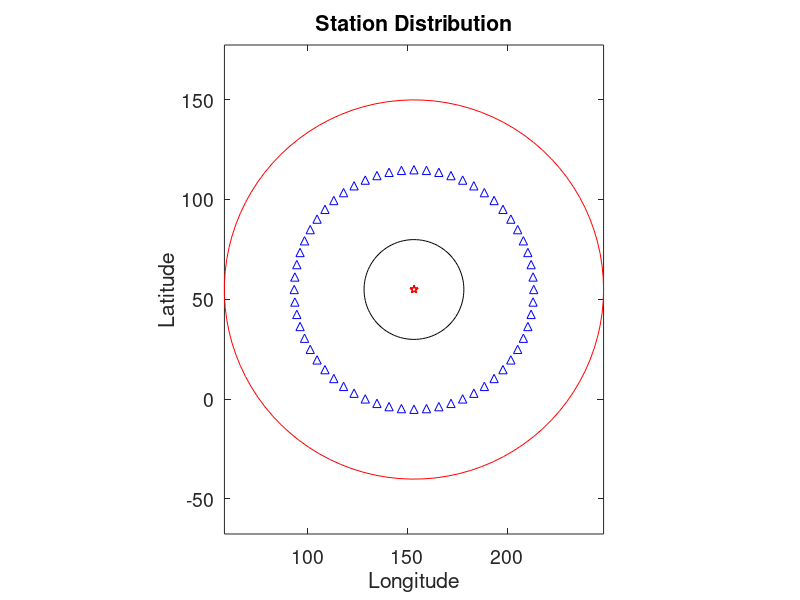
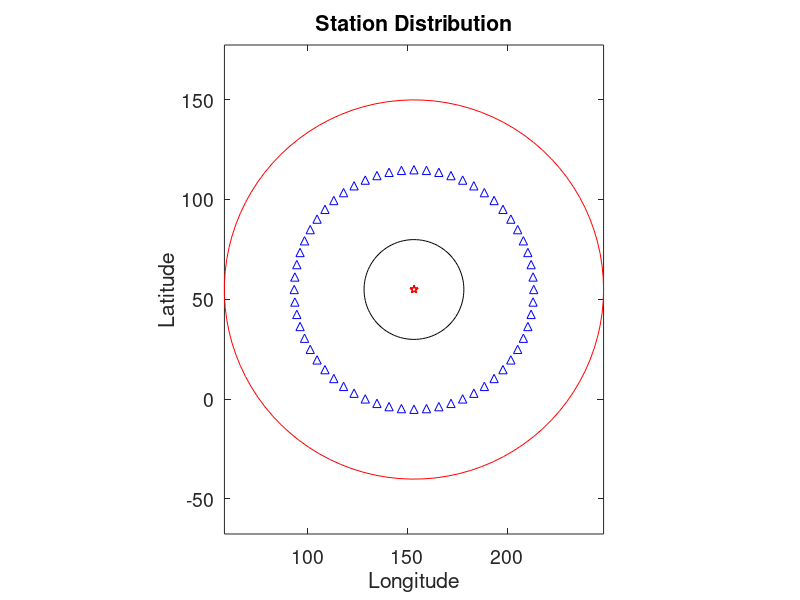

The MATLAB script that drew these images, in order: (Note: this script raises an error after producing the figures.)
%% %%%%%%%%%%%%%%%%%%%%%%%%%%%%%%%%%%%%%%%%%%%%%%%%%%%%%%%%
%         High-frequency inverse technique for            %
%   sparse sub-event location and source time retrieval   %
%      using convex optimization with grouped-lasso       %
%                                                         %
%                  Valere Lambert, 2017                   %
% %%%%%%%%%%%%%%%%%%%%%%%%%%%%%%%%%%%%%%%%%%%%%%%%%%%%%%%%%

clear all;
close all;

scrsz=get(0,'ScreenSize');
outdir = 'Homogeneous_circle_2array2G_binned_GWN_SNR10/';
if ~exist(outdir,'dir')
    mkdir(outdir)
end

% Hypocenter location (degrees)
EVLA=54.874;
EVLO=153.281;
EVDP=607;

%subevent locations and times
%x_ev=[0 1 8    8];
%y_ev=[0 4 6    6];
x_ev=[0 1 8    10];% 20 25 ]./2; % km
y_ev=[0 4 6    7];% 10 10 ]./2; % km
%x_ev=[0 4  6 7];
%y_ev=[0 -1 -8 -10];
t_ev=[0 3  7   9 ];%10 12];     % seconds
m_ev=[1 1  1   1];%  1  1];     % moment normalized to event 1
n_ev=length(x_ev);

% convert km to deg
deg2km = 111.2;
lon_ev = EVLO+x_ev/deg2km;
lat_ev = EVLA+y_ev/deg2km;


%% % % % % % % % % % % % % % % % % % % % % % % % % % % % %
%        Construct 2D grid of potential sources          %
% % % % % % % % % % % % % % % % % % % % % % % % % % % % %%
dx=1;     % cell spacing (km)
dy=dx;    
xmin = -5; xmax = 13;   % (km)
ymin = -5; ymax = 10;   % (km)
%xmin = -5; xmax = 10;
%ymin = -13; ymax = 5;

x_bp = xmin:dx:xmax;
y_bp = ymin:dy:ymax;
nxbp = length(x_bp);
nybp = length(y_bp);

ns = (length(x_bp))*(length(y_bp));      % total number of cells / sources
cx = reshape(repmat(x_bp,nybp,1),ns,1);
cy = reshape(repmat(y_bp',nxbp,1),ns,1);
xycenters = [cx,cy];

%% % % % % % % % % % % % % % % % % % % % % % % % % % % % %
%                Construct station network               %
% % % % % % % % % % % % % % % % % % % % % % % % % % % % %%
nsta = 60;             % Number of stations
R = [60];              % Radius of rings in degrees
nDiv = 2;              % Number of subarrays

arrayPop = nsta / nDiv;    % Subarray populations are even

% Azimuthal ranges for each subarray
minA1 = 0*pi;        maxA1 = pi; 
minA2 = 1*pi;         maxA2 = 2*pi;
%minA3 = 6/5*pi;        maxA3 = 7/5*pi;
% minA4 = 8/5*pi;        maxA4 = 9/5*pi;
% minA5 = 4/5*pi;        maxA5 = pi;
% minA6 = pi;            maxA6 = 6/5*pi; 
% minA7 = 6/5*pi;        maxA7 = 7/5*pi;
% minA8 = 7/5*pi;        maxA8 = 8/5*pi;
% minA9 = 8/5*pi;        maxA9 = 9/5*pi;
% minA10 = 9/5*pi;       maxA10 = 2*pi;

range1 = maxA1 - minA1; az_res1 = range1/arrayPop;
range2 = maxA2 - minA2; az_res2 = range2/arrayPop;
% range3 = maxA3 - minA3; az_res3 = range3/arrayPop;
% range4 = maxA4 - minA4; az_res4 = range4/arrayPop;
% range5 = maxA5 - minA5; az_res5 = range5/arrayPop;
% range6 = maxA6 - minA6; az_res6 = range6/arrayPop;
% range7 = maxA7 - minA7; az_res7 = range7/arrayPop;
% range8 = maxA8 - minA8; az_res8 = range8/arrayPop;
% range9 = maxA9 - minA9; az_res9 = range9/arrayPop;
% range10 = maxA10 - minA10; az_res10 = range10/arrayPop;

azi1 = (minA1:az_res1:maxA1)'; azi1 = azi1(1:end-1);
azi2 = (minA2:az_res2:maxA2)'; azi2 = azi2(1:end-1);
% azi3 = (minA3:az_res3:maxA3)'; azi3 = azi3(1:end-1);
% azi4 = (minA4:az_res4:maxA4)'; azi4 = azi4(1:end-1);
% azi5 = (minA5:az_res5:maxA5)'; azi5 = azi5(1:end-1);
% azi6 = (minA6:az_res6:maxA6)'; azi6 = azi6(1:end-1);
% azi7 = (minA7:az_res7:maxA7)'; azi7 = azi7(1:end-1);
% azi8 = (minA8:az_res8:maxA8)'; azi8 = azi8(1:end-1);
% azi9 = (minA9:az_res9:maxA9)'; azi9 = azi9(1:end-1);
% azi10 = (minA10:az_res10:maxA10)'; azi10 = azi10(1:end-1);

azi = [azi1;azi2];%azi3;azi4];%azi5;azi6;azi7;azi8;azi9;azi10];
% minA = 0;
% maxA = 360;
% range =maxA - minA;
% az_res = range / nsta;
% azi = (minA:az_res:maxA)'*pi/180;
% azi = azi(1:end-1);
%azi = cat(1,azi,(180:az_res:270)'*pi/180);
%azi = cat(1,azi,(310:az_res:330)'*pi/180);
StaLoc = zeros(nsta,2);
az = zeros(nsta,1);
for ri=1:length(R)
    station_lat = EVLA+R(ri)*cos(azi);
    station_lon = EVLO+R(ri)*sin(azi);
    
    stationsri = [station_lat, station_lon];
    %stations_i = randi(length(station_lat),nsta,1);          % random distribution
    stations_i =round(linspace(1,length(station_lat),nsta));  % even distribution
    StaLoc((ri-1)*nsta+1:ri*nsta,:)=stationsri(stations_i,:);
    az = azi(stations_i,1);
end

R = 60*111.2*ones(nsta,1);

th_st=az';
[th_st, index]=sort(th_st);

x_st=R.*sin(th_st');
y_st=R.*cos(th_st');

% Set up coherent array divisions
Div1 = find( az >=minA1  & az <maxA1);
Div2 = find( az >=minA2  & az <maxA2);
% Div3 = find( az >=minA3  & az <maxA3);
% Div4 = find( az >=minA4  & az <maxA4);
% Div5 = find( az >=minA5  & az <maxA5);
% Div6 = find( az >=minA6  & az <maxA6);
% Div7 = find( az >=minA7  & az <maxA7);
% Div8 = find( az >=minA8  & az <maxA8);
% Div9 = find( az >=minA9  & az <maxA9);
% Div10= find( az >=minA10 & az <maxA10);

Div = [Div1;Div2];%Div3;Div4];%Div5;Div6;Div7;Div8;Div9;Div10];
DivPop = [0;length(Div1); length(Div2)];%length(Div3);...
          %length(Div4)];% length(Div5);length(Div6); length(Div7);...
          %length(Div8); length(Div9);length(Div10)];

%% plot station map (Figure 1)
figure(1);clf;
set(gcf,'Position',[1 scrsz(4)*2/3 530 650]);
hold on;
az0=linspace(0,2*pi,100);
plot(EVLO+25*cos(az0),EVLA+25*sin(az0),'-k');
plot(EVLO+95*cos(az0),EVLA+95*sin(az0),'-r');
plot(EVLO+x_st/deg2km,EVLA+y_st/deg2km,'b^');
plot(lon_ev,lat_ev,'rp');
xlabel('Longitude')
ylabel('Latitude')
axis equal tight; box on;
text(0.15e4,-0.1e4,'25^{o}','FontSize',14)
text(0.75e4,-0.8e4,'95^{o}','FontSize',14)
set(gca,'FontSize',14)
set(gca,'color','none')
title('Station Distribution')
saveas(gcf,[outdir,'StationMap'],'png')
saveas(gcf,[outdir,'StationMap'],'fig')

%% % % % % % % % % % % % % % % % % % % % % % % % % % % % %
%              Make Synthetic Seismograms                %
% % % % % % % % % % % % % % % % % % % % % % % % % % % % %%
fc = 1;                  % dominant frequency (Hz)
dt = 0.05;               % sampling
nsmooth=round(1/fc/dt);  % smoothing for plotting (period / sampling)
t=-5:dt:(max(t_ev)+3);   
nt=length(t);

% Moment Rate Function
MRF=zeros(1,nt);
for ii=1:n_ev
    MRF=MRF + m_ev(ii)*wavelet(t,t_ev(ii),0,fc);
end

% Load travel times
P_trav = load('P_trav_607_taup.txt');    % TauP with IASP91 velocity model

% Distortions for multiple phases and attenuation
multiple = zeros(nsta,2);
multiple(:,1) = 1;    % number of multiples
multiple(:,2) = 2;    % time delay for each multiple
multiple(:,3) = 1;    % damping factor

multiple(Div2,1) = 2;    % number of multiples
multiple(Div2,2) = 0.5;  % time delay for each multiple
multiple(Div2,3) = 1.3;    % damping factor

%multiple(Div3,1) = 3;    % number of multiples
%multiple(Div3,2) = 0.6;  % time delay for each multiple

%multiple(Div3,3) = 0;    % damping factor
fd = fc *ones(nsta,1);

% Produce Green's functions for each subarray
GF = zeros(nDiv,nt);
for i = 1:nDiv
    count = sum(DivPop(1:i));
    GF(i,:) = GreensFunctions(t,0,0,fd(1),multiple(count+1,1),multiple(count+1,2),multiple(count+1,3));
end

% Make synthetics wrt first arrival
Data=zeros(nsta, nt);

% Distance and travel time from hypocenter to each station 
dist = sqrt( ( x_ev(1) - x_st ).^2 + ( y_ev(1) - y_st ).^2 )/111.2; 
t0j = t_ev(1)+interp1(P_trav(:,1),P_trav(:,2),dist,'linear','extrap'); 
SNR = 10; % signal - to - noise ratio

for jj=1:nsta
    for ii=1:n_ev
        dist=sqrt( ( x_ev(ii)-x_st(jj) )^2 + ( y_ev(ii)-y_st(jj) )^2 )./111.2;
        trav = t_ev(ii)+ interp1(P_trav(:,1),P_trav(:,2),dist,'linear','extrap');   % time of each arrival
        trav = trav - t0j(jj);
        % time wrt first arrival
        Data(jj,:) = Data(jj,:) + m_ev(ii)*GreensFunctions(t,trav,0,fd(jj),multiple(jj,1),multiple(jj,2),multiple(jj,3));
    end
    Data(jj,:)=Data(jj,:)./max(Data(jj,:));
    % add white gaussian noise
    Data(jj,:) = awgn(Data(jj,:),SNR);
end

%% % % % % % % % % % % % % % % % % % % % % % % % % % % % %
%             Plot waveform versus azimuth               %
% % % % % % % % % % % % % % % % % % % % % % % % % % % % %%
figure(2);clf
set(gcf,'Position',[scrsz(3)/4 scrsz(4)/2 530 650]);
subplot(5,1,1:4);
h=pcolor(t,th_st/pi,Data);
ylim([0 2])
set(h,'EdgeColor','none');
ylabel('station azimuth \theta (\pi)')
set(gca,'FontSize',14)

% square stack of waveforms, smoothed
subplot(5,1,5);
event1=sum(Data,1);
event1=smooth(event1.^2,nsmooth); % square stacking smoothing
plot(t,event1);
xlabel('time (s)')
xlim([t(1) t(end)])
set(gca,'FontSize',14)
saveas(gcf,[outdir,'AzimuthalDistribution'],'png')
saveas(gcf,[outdir,'AzimuthalDistribution'],'fig')

%% % % % % % % % % % % % % % % % % % % % % % % % % % % % %
%        Filter and Convert to Frequency Domain          %
% % % % % % % % % % % % % % % % % % % % % % % % % % % % %%
fnyq = 1/dt/2;      % Nyquist frequency
lowF  = 0.2;       % Hz
highF = 2.0;        % Hz

DataFilt = Data;
[B,A] = butter(4,[lowF highF]./fnyq);
for st=1:nsta
    DataFilt(st,:) = filter(B,A,Data(st,:));
end

% Time window (currently full window)
tw = find(t >= min(t),1,'first'); 
ntw = length(t(tw:end));

% Fourier transform the data
nfft = 2^nextpow2(length(t(tw:end)));
fspace0 = 1/dt * (0:(nfft/2))/nfft;
nftot = length(fspace0);      % number of frequencies
ffilt = find(fspace0 >= lowF & fspace0 <= highF);

% Bin the frequencies
binpop = 10;
overflow = binpop - mod(length(ffilt),binpop);
if overflow ~= 0
   ffilt = ffilt(1):(ffilt(end)+overflow); 
end
fspace = fspace0(ffilt);
nf = length(fspace);
nfbin = nf/binpop;


DataSpec = zeros(nsta,nf);
for i = 1:nsta
    spec = fft(DataFilt(i,tw:end),nfft);
    spec = spec(1:nfft/2+1);
    DataSpec(i,:) = spec(ffilt);
end

% Get the Green's function spectra
GFw = zeros(nDiv,nf);
for i = 1:nDiv
    gw = fft(GF(i,tw:end),nfft);
    gwtemp = gw(1:nfft/2+1);
    GFw(i,:) = gwtemp(ffilt);
end

%% % % % % % % % % % % % % % % % % % % % % % % % % % % % %
%             Prepare and Perform Inversion              %
%              for each Discrete Frequency               %
% % % % % % % % % % % % % % % % % % % % % % % % % % % % %%

% Redefine values based on population of subarrays 
% (currently same as total stations)
t0j1 = t0j(Div);          % initial arrival from hypocenter
np = sum(DivPop);         % number of stations in inversion population
ncomb = ns*nDiv;          % total number of model parameters

% Output models
%mout = zeros(nf,ncomb);
%mm   = zeros(nf,nDiv,ns);
moutTemp = zeros(nfbin,ncomb*binpop);
mout = zeros(nf,ncomb);
mm   = zeros(nf,nDiv,ns);

% Displacement vector for entire population
uom = zeros(np*nf,1);

% Synthetic spectra 
syntmp = zeros(np*binpop,nfbin);
syn = zeros(np,nf);
synV = zeros(size(uom));

% Spectral Power for each source
specPower = zeros(nDiv,ns);
specPowerF = zeros(nfbin,nDiv,ns);

tic

parfor f = 1:nfbin       % parallelized over frequency bins
    findices = ((f-1)*binpop+1):(f*binpop);
    f0s = fspace(findices); % frequency
    
    % Fill data vectors for frequency
    u = DataSpec(Div,findices);
    u = reshape(u,np*binpop,1)

    % Create kernels for each source location and station
    K1 = zeros(np*binpop,ns*binpop);
    Kf = zeros(np*binpop,ncomb*binpop);
    
    for d = 1:nDiv
        % find the station indices within the subarray
        popu = ((sum(DivPop(1:d))+1):(sum(DivPop(1:d+1))));
        for i = 1:ns 
            x_xi = xycenters(i,1);
            y_xi = xycenters(i,2);
            % Calculate travel time from each potential source
            dis = sqrt( ( x_xi-x_st(Div(popu)) ).^2 + ( y_xi-y_st(Div(popu)) ).^2 )/111.2;
            tij =interp1(P_trav(:,1),P_trav(:,2),dis,'linear','extrap');
            for fi = 1:binpop
                % Fill kernels
                f0i = f0s(fi);
                K1((fi-1)*np+Div(popu),(fi-1)*ns+i) = (exp(2i*pi*f0i*(t0j1(Div(popu)) - tij)));
                Kf((fi-1)*np+Div(popu),(fi-1)*nDiv*ns+(d-1)*ns+i) = (exp(2i*pi*f0i*(t0j1(Div(popu)) - tij)));
            end
        end
    end
    
    % Perform the Inversion
    lambda = 5;                         % Sparsity prior weight
    pl = sqrt(nDiv)*ones(1,ns);        
    m = GroupLassoBin(u,Kf,pl,lambda,ns,ncomb,binpop);
 
    syntmp(:,f) = Kf*m;
    tmpspecPowerF = zeros(nDiv,ns);
    moutTemp(f,:) = m
    mm_out = zeros(nfbin,nDiv,ns);
    for fi = 1:binpop
        findex = findices(fi);
        fpop = ((fi-1)*np+1:fi*np);
        fsource = ((fi-1)*ncomb+1:fi*ncomb);
        mtmp = m(fsource);
    
        % Calculate power and synthetics at each frequency from the subevents
        mmtmp = zeros(nDiv,ns);
        tmpspecPower = zeros(nDiv,ns);
        for d = 1:nDiv
            popu = ((sum(DivPop(1:d))+1):(sum(DivPop(1:d+1))));
            Ktemp = K1((fi-1)*np+Div(popu),((fi-1)*ns+1):fi*ns);
            for s = 1:ns
                mmtmp(d,s) = mtmp((d-1)*ns+s);
                tmp = Ktemp(:,s)*mmtmp(d,s);
                tmpspecPower(d,s) =  sum(real(tmp).*real(tmp));
            end
        end
        tmpspecPowerF = tmpspecPowerF + tmpspecPower;
        specPower = specPower + tmpspecPower;
    end
    specPowerF(f,:,:) = tmpspecPowerF;
%%
end
toc
%%
ErrorFBin = zeros(nfbin,1);
for f = 1:nfbin
    findices = ((f-1)*binpop+1):(f*binpop);
    for fi = 1:binpop
        findex = findices(fi);
        fpop = ((fi-1)*np+1:fi*np);
        fsource = ((fi-1)*ncomb+1:fi*ncomb);
        mout(findex,:) = moutTemp(f,fsource);
        for d= 1:nDiv
            for s = 1:ns
                mm(findex,d,s) =mout(findex,(d-1)*ns+s);
            end
        end
        syn(:,findex) = syntmp(fpop,f);
    end
    ErrorFBin(f) = 1/sqrt(np)*norm(DataSpec(:,findices) - syn(:,findices));
end

ErrorFile = fopen([outdir,'ModelErrorInfo.txt'],'w');
for f = 1:nfbin
    findices = ((f-1)*binpop+1):(f*binpop);
    f_floor = fspace(findices(1));
    f_ceil  = fspace(findices(end));
    fprintf(ErrorFile,'%.2f - %.2f   %.2f \n',f_floor,f_ceil,ErrorFBin(f));
end

ErrorArray = zeros(nDiv,1);
for d = 1:nDiv
   popu = ((sum(DivPop(1:d))+1):(sum(DivPop(1:d+1))));
   ErrorArray(d) = 1/sqrt(DivPop(d+1)) * norm(DataSpec(Div(popu),:) - syn(Div(popu),:));
   fprintf(ErrorFile,'Div %d   %.2f \n',d,ErrorArray(d));
end
r = DataSpec - syn;
error = norm(r);
reducedError = 1/sqrt(np)*error;

fprintf(ErrorFile,'Sum Error %.2f \n',reducedError);
fclose(ErrorFile);



%% % % % % % % % % % % % % % % % % % % % % % % % % % % % %
%            Plot Spectral Power Distribution            %
% % % % % % % % % % % % % % % % % % % % % % % % % % % % %%
figure(3);clf;
hold on;
qy = min(3,nDiv+1);
if qy < 3
    qx = 1;
else
    qx = ceil((nDiv+1)/3);
end
set(gcf,'Position',[1 1 qy*425 qx*280])
for i = 1:nDiv
   subplot(qx,qy,i)
   grid = reshape(specPower(i,:),nybp,nxbp);
   pcolor(x_bp-dx/2,y_bp-dy/2,grid)
   colorbar;
   title(sprintf('Subarray %d Power',i))
   axis equal tight
end
subplot(qx,qy,nDiv+1)
grid = reshape(sum(specPower,1),nybp,nxbp);
pcolor(x_bp-dx/2,y_bp-dy/2,grid)
colorbar
title(sprintf('Combined Power'))
axis equal tight
saveas(gcf,[outdir,'SubeventLocation'],'png')
saveas(gcf,[outdir,'SubeventLocation'],'fig')

% Cumulate Spectral Power
CumSpecPower = sum(specPower,1);

%% % % % % % % % % % % % % % % % % % % % % % % % % % % % %
%          Plot Spectral Power Frequency Bins            %
% % % % % % % % % % % % % % % % % % % % % % % % % % % % %%
for f = 1:nfbin
    findices = ((f-1)*binpop+1):(f*binpop);
    f_floor = fspace(findices(1));
    f_ceil  = fspace(findices(end));
    figure(4);clf;
    hold on;
    qy = min(3,nDiv+1);
    if qy < 3
        qx = 1;
    else
        qx = ceil((nDiv+1)/3);
    end
    set(gcf,'Position',[1 1 qy*425 qx*280])
    for i = 1:nDiv
       subplot(qx,qy,i)
       grid = reshape(squeeze(specPowerF(f,i,:)),nybp,nxbp);
       pcolor(x_bp-dx/2,y_bp-dy/2,grid)
       colorbar;
       title(sprintf('Subarray %d Power',i))
       axis equal tight
    end
    subplot(qx,qy,nDiv+1)
    grid = reshape(sum(squeeze(specPowerF(f,:,:)),1),nybp,nxbp);
    pcolor(x_bp-dx/2,y_bp-dy/2,grid)
    colorbar
    title(sprintf('Combined Power: %.2f - %.2f Hz',f_floor,f_ceil))
    axis equal tight
    saveas(gcf,[outdir,sprintf('SubeventLocation_band_%d',f)],'png')
    saveas(gcf,[outdir,sprintf('SubeventLocation_band_%d',f)],'fig') 
    
end


%% % % % % % % % % % % % % % % % % % % % % % % % % % % % %
%     Plot Data and Synthetic Spectra and Waveforms      %
% % % % % % % % % % % % % % % % % % % % % % % % % % % % %%

iSyn = zeros(size(Data));
for i = 1:nsta
    iSyn(i,:) = real(ifft(syn(i,:),ntw));
end
   
DataI = zeros(size(Data));
for i = 1:nsta
    DataI(i,:) = real(ifft(DataSpec(i,:),ntw));
end

figure(6);clf;
set(gcf,'Position',[1 1 1140 nDiv*190])
for i = 1:nDiv
    popu = ((sum(DivPop(1:i))+1):(sum(DivPop(1:i+1))));
    
    % Data spectra u(omega)
    subplot(nDiv,4,(i-1)*4+1)
    plot(fspace,real(DataSpec(popu,:)));
    title('Data u (\omega)')
    ylabel(sprintf('u (t), Subarray %d',i))
    
    % Data time series u(t)
    subplot(nDiv,4,(i-1)*4+2)
    plot(t(tw:end),DataI(popu,:));
    title('Data u (t)')
    xlim([t(tw) t(end)])
    
    % Synthetic spectra u(omega)
    ylabel(sprintf('Subarray %d',i))
    subplot(nDiv,4,(i-1)*4+3)
    plot(fspace,real(syn(popu,:)));   
    title('Inverted u (\omega)')
    
    % Synthetic time series u(t)
    subplot(nDiv,4,(i-1)*4+4)
    plot(t(tw:end),iSyn(popu,:));  
    title('Inverted u (t)')
    xlim([t(tw) t(end)])
end
saveas(gcf,[outdir,'Waveforms'],'png')
saveas(gcf,[outdir,'Waveforms'],'fig')

%% % % % % % % % % % % % % % % % % % % % % % % % % % % % %
%                 Source Time Extraction                 %
% % % % % % % % % % % % % % % % % % % % % % % % % % % % %%

% Determine phase from assumed Green's functions
PhaseG = zeros(size(GFw));
for i = 1:nDiv
    PhaseG(i,:) = atan2(imag(GFw(i,:)),real(GFw(i,:)));
end

% Select key subevents from models
factor = 0.25;      % cut-off ratio to peak spectral power
subevents = find(CumSpecPower > factor*max(CumSpecPower));
nSu = length(subevents);

% Median subevent time estimate
subTime = zeros(nDiv,nSu);     % Phase: Model - GF
subTimeM = zeros(nDiv,nSu);    % Phase: Model
subTimeR = zeros(nDiv,nSu);    % Phase: Model - min(Tsub)

% Mean subevent time estimate
subTime2 = zeros(nDiv,nSu);    % Phase: Model - GF
subTime2M = zeros(nDiv,nSu);   % Phase: Model
subTime2R = zeros(nDiv,nSu);   % Phase: Model - min(Tsub)

% Frequency range for source time estimate
ra = find(fspace > lowF & fspace < highF);

% Determine source time for each subevent
Tau = zeros(nDiv,nSu,nf);
TauM = zeros(nDiv,nSu,nf);
%%
figure(7);clf;
set(gcf,'Position',[1 1 nDiv*350 nSu*120])
figure(8);clf;
set(gcf,'Position',[1 1 nDiv*350 nSu*120])
figy = nDiv;
figx = nSu;
for i = 1:nDiv
    for j = 1:nSu
         sub = subevents(j);
         mf1 = squeeze(mm(:,i,sub));
         PhaseM = atan2(imag(mf1),real(mf1));
         PhaseT = PhaseM - PhaseG(i,:)';
 
         Tau(i,j,:) = unwrap(PhaseT')./(-2*pi*fspace);
         TauM(i,j,:) = unwrap(PhaseM')./(-2*pi*fspace);
        
         subTimeM(i,j) = median(TauM(i,j,ra));
         subTime2M(i,j) = mean(TauM(i,j,ra));
         subTime(i,j) = median(Tau(i,j,ra));
         subTime2(i,j) = mean(Tau(i,j,ra));
         
    end
end
 %%
firstS = zeros(nDiv,1);
for i = 1:nDiv
    firstS(i) = find(subTime(i,:) == min(subTime(i,:)));
end
%%
 for i=1:nDiv
     for j=1:nSu
         
         figure(7);
         subplot(figx,figy,(j-1)*nDiv+i)
         plot(fspace,squeeze(Tau(i,j,:)))
         title(sprintf('Subarray %d, subevent %d',i,j));
         ylabel('M-G Phase')
         xlim([0.50 max(fspace)])
         
         figure(8);
         tmp = squeeze(TauM(i,j,:))-squeeze(TauM(i,firstS(i),:));
         subplot(figx,figy,(j-1)*nDiv+i)
         plot(fspace,tmp);
         title(sprintf('Subarray %d, subevent %d',i,j));
         xlim([0.50 max(fspace)])
         ylabel('M Phase')
         subTimeR(i,j) = median(tmp(ra));
         subTime2R(i,j) = mean(tmp(ra));
         
    end
    
 end
figure(7);
saveas(gcf,[outdir,'SourceTime_MG'],'png')
saveas(gcf,[outdir,'SourceTime_MG'],'fig')
figure(8);
saveas(gcf,[outdir,'SourceTime_M'],'png')
saveas(gcf,[outdir,'SourceTime_M'],'fig')

% Median subevent time estimate
subTime = reshape(subTime,nDiv*nSu,1);
subTimeM = reshape(subTimeM,nDiv*nSu,1);
subTimeR = reshape(subTimeR,nDiv*nSu,1);

% Mean subevent time estimate
subTime2 = reshape(subTime2,nDiv*nSu,1);
subTime2M = reshape(subTime2M,nDiv*nSu,1);
subTime2R = reshape(subTime2R,nDiv*nSu,1);

outT = [subTimeR,subTime2R,subTime,subTime2,subTimeM,subTime2M];
TimeFile = fopen([outdir,'SourceTimeInfo.txt'],'w');
fprintf(TimeFile,'Mdiff & Adiff & MG & AG  & Mraw & Araw \n');
for i = 1:nSu
    fprintf(TimeFile,'Subevent %d \n',i);
    fprintf(TimeFile,'%.3f %.3f %.3f %.3f %.3f %.3f \n',outT((i-1)*nDiv+1:i*nDiv,:)');
end
fclose(TimeFile);

%% % % % % % % % % % % % % % % % % % % % % % % % % % % % %
%                       Save Info                        %
% % % % % % % % % % % % % % % % % % % % % % % % % % % % %%
info.lowF = lowF;
info.highF = highF;
info.fspace = fspace;
info.t = t;
info.tw = tw;
info.nDiv = nDiv;
info.Div = Div;
info.DivPop = DivPop;
save([outdir,'InversionOutput.mat'],'uom','synV','specPower','mm','GF','fspace','info','-v7.3');